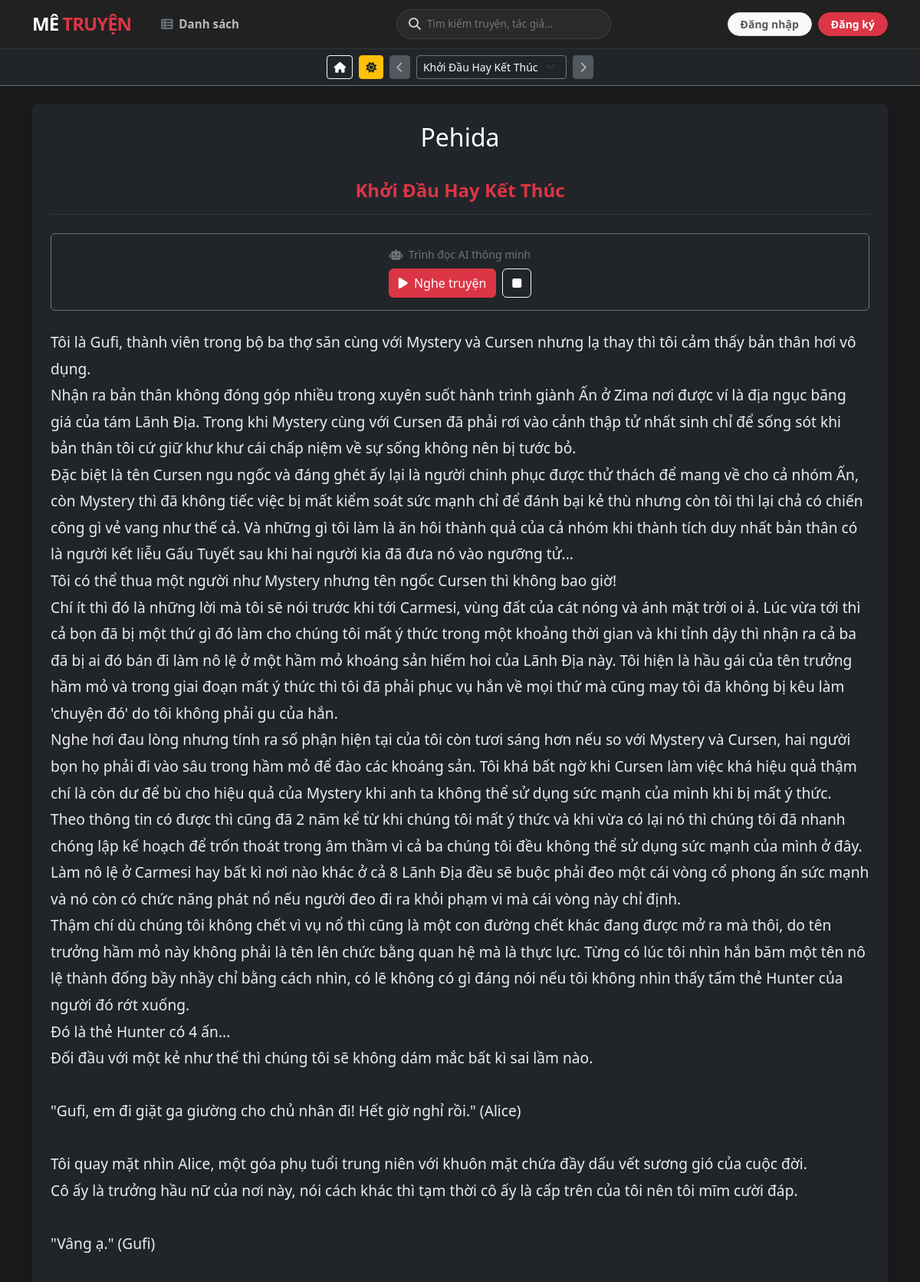
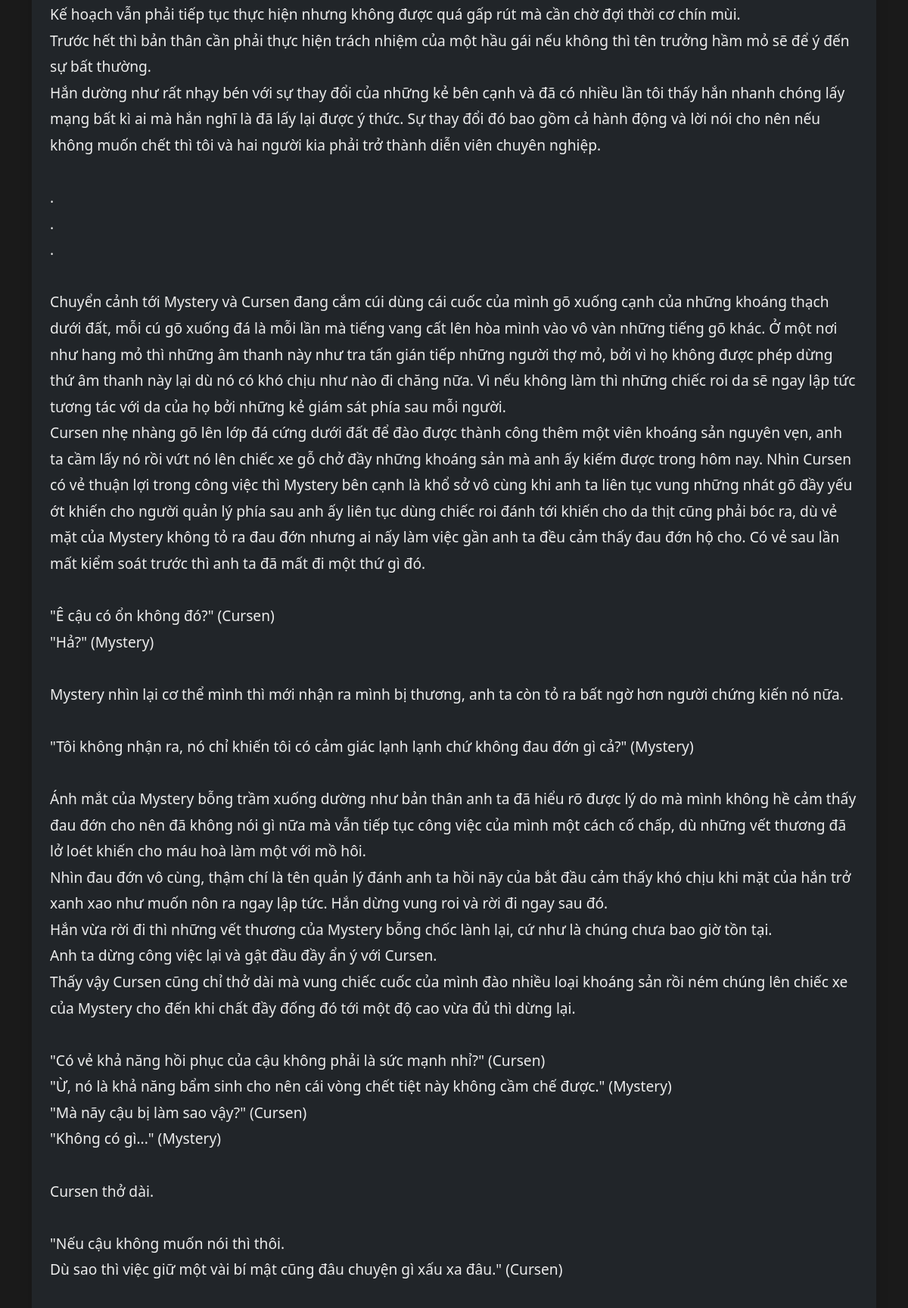
Screenshot of /doc-truyen.php?id=2 (upper part) with the database file from the repository (2 pictures, top to bottom).
### tables this page shows
CREATE TABLE `chapter` (
  `id` int(10) UNSIGNED NOT NULL,
  `truyen_id` int(10) NOT NULL,
  `tieude` varchar(255) NOT NULL,
  `tomtat` mediumtext NOT NULL,
  `noidung` text NOT NULL,
  `so_chuong` int(11) DEFAULT 0,
  `kichhoat` int(11) NOT NULL,
  `slug_chapter` varchar(255) NOT NULL,
  `ngay_cap_nhat` timestamp NOT NULL DEFAULT current_timestamp() ON UPDATE current_timestamp()
);

CREATE TABLE `truyen` (
  `id` int(11) NOT NULL,
  `tentruyen` varchar(255) NOT NULL,
  `tacgia` varchar(200) NOT NULL,
  `so_chuong` int(11) DEFAULT 0,
  `trang_thai` varchar(50) DEFAULT 'Đang ra',
  `tomtat` text NOT NULL,
  `danhmuc_id` int(11) NOT NULL,
  `hinhanh` varchar(255) NOT NULL,
  `luot_xem` int(11) DEFAULT 0,
  `slug_truyen` varchar(255) NOT NULL,
  `kichhoat` int(11) NOT NULL,
  `ngay_cap_nhat` timestamp NOT NULL DEFAULT current_timestamp() ON UPDATE current_timestamp()
);

### doc-truyen.php (the view, shortened to what this page needs)
<?php
require_once __DIR__ . '/includes/db.php';
$id_chapter = isset($_GET['id']) ? (int)$_GET['id'] : 0;
$sql = "SELECT c.*, t.tentruyen, t.id AS truyen_id
        FROM chapter c
        JOIN truyen t ON c.truyen_id = t.id
        WHERE c.id = $id_chapter";
$res = mysqli_query($conn, $sql);
$chapter = mysqli_fetch_assoc($res);
$truyen_id = $chapter['truyen_id'];
$so_chuong_hien_tai = $chapter['so_chuong'];
$prev_chap = mysqli_fetch_assoc(mysqli_query($conn, "SELECT id FROM chapter WHERE truyen_id = $truyen_id AND CAST(so_chuong AS UNSIGNED) < CAST($so_chuong_hien_tai AS UNSIGNED) ORDER BY CAST(so_chuong AS UNSIGNED) DESC LIMIT 1"));
$next_chap = mysqli_fetch_assoc(mysqli_query($conn, "SELECT id FROM chapter WHERE truyen_id = $truyen_id AND CAST(so_chuong AS UNSIGNED) > CAST($so_chuong_hien_tai AS UNSIGNED) ORDER BY CAST(so_chuong AS UNSIGNED) ASC LIMIT 1"));
$all_chapters_res = mysqli_query($conn, "SELECT id, so_chuong, tieude FROM chapter WHERE truyen_id = $truyen_id ORDER BY CAST(so_chuong AS UNSIGNED) ASC");
?>
<!DOCTYPE html>
<html lang="vi">
<head>
    <link href="https://cdn.jsdelivr.net/npm/bootstrap@5.3.0/dist/css/bootstrap.min.css" rel="stylesheet">
    <link rel="stylesheet" href="https://cdnjs.cloudflare.com/ajax/libs/font-awesome/6.4.0/css/all.min.css">
</head>
<body style="margin-top: 0;">
<header class="main-header">
    <div class="container">
        <div class="row align-items-center">
            <div class="col-lg-5 col-md-6 col-7 d-flex align-items-center">
                <a href="index.php" class="text-decoration-none logo-text fw-bolder me-4" style="letter-spacing: -1px;">
                    MÊ <span class="text-danger">TRUYỆN</span>
                </a>
                <a href="the-loai.php" class="text-decoration-none fw-bold nav-link-item me-2 d-none d-sm-block">
                    <i class="fas fa-th-list me-1 text-secondary"></i> Danh sách
                </a>
            </div>
            <div class="col-lg-4 col-md-3 d-none d-md-block">
                <form action="search.php" method="GET" class="search-container m-0">
                    <i class="fas fa-search"></i>
                    <input type="text" name="keyword" placeholder="Tìm kiếm truyện, tác giả...">
                </form>
            </div>
            <div class="col-lg-3 col-md-3 col-5 text-end">
                <?php if(isset($_SESSION['user_id'])): ?>
                    <a href="user/profile.php" class="text-decoration-none d-flex align-items-center justify-content-end text-dark user-link">
                        <span class="fw-bold me-2 small d-none d-lg-inline"><?php echo htmlspecialchars($_SESSION['user_name']); ?></span>
                        <div class="nav-avatar">
                            <?php echo get_avatar_letter($_SESSION['user_name']); ?>
                        </div>
                    </a>
                <?php else: ?>
                    <div class="d-flex justify-content-end gap-2">
                        <a href="User/login.php" class="btn btn-sm btn-light border px-3 rounded-pill fw-bold text-muted">Đăng nhập</a>
                        <a href="User/register.php" class="btn btn-sm btn-danger px-3 rounded-pill fw-bold shadow-sm">Đăng ký</a>
                    </div>
                <?php endif; ?>
            </div>
        </div>
    </div>
</header>
<div class="control-bar shadow-sm py-2 bg-dark border-bottom border-secondary">
    <div class="container d-flex justify-content-center align-items-center gap-2">
        <a href="chi-tiet-truyen.php?id=<?php echo $truyen_id; ?>" class="btn btn-outline-light btn-sm"><i class="fas fa-home"></i></a>
        <button id="theme-toggle" class="btn btn-warning btn-sm text-dark" title="Đổi màu nền">
            <i class="fas fa-sun"></i>
        </button>
        <?php if ($prev_chap): ?>
            <a href="doc-truyen.php?id=<?php echo $prev_chap['id']; ?>" class="btn btn-danger btn-sm"><i class="fas fa-chevron-left"></i></a>
        <?php else: ?>
            <button class="btn btn-secondary btn-sm" disabled><i class="fas fa-chevron-left"></i></button>
        <?php endif; ?>
        <select class="form-select form-select-sm w-auto bg-dark text-light border-secondary" onchange="window.location.href='doc-truyen.php?id=' + this.value">
            <?php mysqli_data_seek($all_chapters_res, 0); ?>
            <?php while($c = mysqli_fetch_assoc($all_chapters_res)): ?>
                <option value="<?php echo $c['id']; ?>" <?php echo ($c['id'] == $id_chapter) ? 'selected' : ''; ?>>
                    <?php echo !empty($c['tieude']) ? $c['tieude'] : "Chương " . $c['so_chuong']; ?>
                </option>
            <?php endwhile; ?>
        </select>
        <?php if ($next_chap): ?>
            <a href="doc-truyen.php?id=<?php echo $next_chap['id']; ?>" class="btn btn-danger btn-sm"><i class="fas fa-chevron-right"></i></a>
        <?php else: ?>
            <button class="btn btn-secondary btn-sm" disabled><i class="fas fa-chevron-right"></i></button>
        <?php endif; ?>
    </div>
</div>
<main class="container my-4">
    <div class="reading-container shadow p-4 rounded bg-dark">
        <div class="text-center mb-4">
            <h2 class="text-white"><?php echo htmlspecialchars($chapter['tentruyen']); ?></h2>
            <p class="text-muted mb-1">Chương <?php echo $chapter['so_chuong']; ?></p>
            <h4 class="text-danger fw-bold"><?php echo htmlspecialchars($chapter['tieude']); ?></h4>
            <hr class="border-secondary">
        </div>
        <div class="audio-player-box text-center mb-4 p-3 border border-secondary rounded">
            <p class="small text-secondary mb-2"><i class="fas fa-robot me-1"></i> Trình đọc AI thông minh</p>
            <div class="d-flex justify-content-center gap-2">
                <button id="btn-play-audio" class="btn btn-danger" onclick="handleAudioClick()">
                    <i class="fas fa-play me-1"></i> Nghe truyện
                </button>
                <button class="btn btn-outline-light" onclick="stopAudio()">
                    <i class="fas fa-stop"></i>
                </button>
            </div>
        </div>
        <div class="content-area" style="font-size: 1.2rem; line-height: 1.8; color: #ececec;">
            <?php if (!empty($chapter['noidung'])): ?>
                <div class="chapter-content" id="chapter-text">
                    <?php echo nl2br(htmlspecialchars($chapter['noidung'])); ?>
                </div>
            <?php endif; ?>
        </div>
    </div>
</main>
</body>
</html>

### doc-truyen.php (style rules this page uses)
body { background-color: #1a1a1a; color: #ccc; }
.main-header { background: rgba(34, 34, 34, 0.95); backdrop-filter: blur(10px); border-bottom: 1px solid #333; padding: 12px 0; position: sticky; top: 0; z-index: 1050; }
.logo-text { font-size: 1.5rem; color: #fff !important; letter-spacing: -1px; }
.nav-link-item { color: #bbb !important; font-size: 0.95rem; transition: 0.3s; padding: 8px 15px; border-radius: 8px; }
.search-container { background: #2a2a2a; border-radius: 20px; padding: 4px 15px; border: 1px solid #444; display: flex; align-items: center; max-width: 280px; margin: 0 auto; }
.search-container input { background: transparent; border: none; color: #fff; padding: 4px 8px; width: 100%; outline: none; font-size: 0.85rem; }

### rows the page displays
chapter: truyen.tentruyen "Pehida", tieude "Khởi Đầu Hay Kết Thúc", noidung "Tôi là Gufi, thành viên trong bộ ba thợ săn cùng với Mystery và Cursen nhưng lạ thay thì tôi cảm thấy bản thân hơi vô dụng. Nhận ra bản thân không đóng góp nhiều trong xuyên suốt hành trình giành Ấn ở Zima nơi được ví là địa ngục băng giá của tám Lãnh Địa. Trong khi Mystery cùng với Cursen đã phải rơi vào cảnh thập tử nhất sinh chỉ để sống sót khi bản thân tôi cứ giữ khư khư cái chấp niệm về sự sống không nên bị tước bỏ. Đặc biệt là tên Cursen ngu ngốc và đáng ghét ấy lại là người chinh phục được thử thách để mang về cho cả nhóm Ấn, còn Mystery thì đã không tiếc việc bị mất kiểm soát sức mạnh chỉ để đánh bại kẻ thù nhưng còn tôi thì lại chả có chiến công gì vẻ vang như thế cả. Và những gì…"

### other values shown
form field value "Khởi Đầu Hay Kết Thúc"
